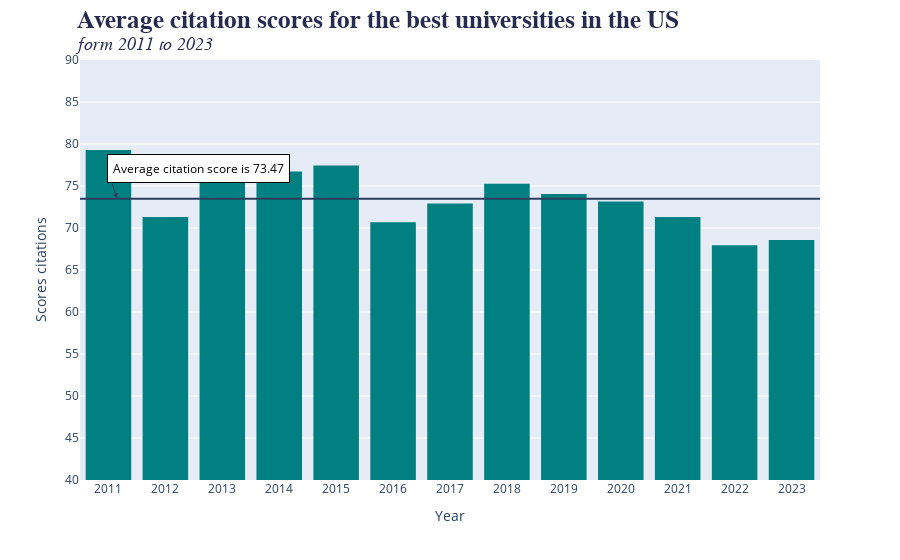

Write notebook code for a chart like this one.
### Code cell
plot = px.bar(df_c, x='year', y='Scores citations', color_discrete_sequence=px.colors.diverging.Geyser,
             labels={
                 'year' : 'Year',
                 'Scores citations' : 'Scores citations'},
             )
plot = go.Figure(plot,layout_yaxis_range = [40,90])
plot.update_coloraxes(showscale=False)
plot.update_layout(
    title=dict(
        text='<b>Average citation scores for the best universities in the US</b>\
              <br><i><sup>form 2011 to 2023</sup></i>',
        x=0.085,
        y=0.95,
        font=dict(
            family='Helvetica',
            size=25,
            color='#272b4f'
        )))

avg = round(float(df_c['Scores citations'].mean()), 2)
plot.add_hline(y=avg)

plot.add_annotation(x=.05,
                    y=0.67,
                    text="Average citation score is {}".format(avg),
                    textangle=0,
                    xanchor='left',
                    xref="paper",
                    yref="paper",
                    font_color='black',
                    bordercolor='black',
                    borderpad=5,
                    showarrow=True,
                    arrowhead=2,
                    bgcolor='white',
                    arrowside='end'
                    )

plot.update_xaxes(dtick=1)
plot.update_yaxes(dtick=5)

plot.update_traces(dict(marker_line_width=0))
plot.show()

### Figure 1 — Plotly figure (JSON) as saved in the notebook; plotly's stock layout.template omitted (floating-point values rounded to 4 significant figures)
{"data": [{"alignmentgroup": "True", "hovertemplate": "Year=%{x}<br>Scores citations=%{y}<extra></extra>", "legendgroup": "", "marker": {"color": "rgb(0, 128, 128)", "line": {"width": 0}, "pattern": {"shape": ""}}, "name": "", "offsetgroup": "", "orientation": "v", "showlegend": false, "textposition": "auto", "type": "bar", "x": [2011, 2012, 2013, 2014, 2015, 2016, 2017, 2018, 2019, 2020, 2021, 2022, 2023], "xaxis": "x", "y": [79.28, 71.32, 76.44, 76.72, 77.44, 70.68, 72.93, 75.27, 74.06, 73.16, 71.32, 67.94, 68.58], "yaxis": "y"}], "layout": {"annotations": [{"arrowhead": 2, "arrowside": "end", "bgcolor": "white", "bordercolor": "black", "borderpad": 5, "font": {"color": "black"}, "showarrow": true, "text": "Average citation score is 73.47", "textangle": 0, "x": 0.05, "xanchor": "left", "xref": "paper", "y": 0.67, "yref": "paper"}], "barmode": "relative", "coloraxis": {"showscale": false}, "legend": {"tracegroupgap": 0}, "margin": {"t": 60}, "shapes": [{"type": "line", "x0": 0, "x1": 1, "xref": "x domain", "y0": 73.47, "y1": 73.47, "yref": "y"}], "title": {"font": {"color": "#272b4f", "family": "Helvetica", "size": 25}, "text": "<b>Average citation scores for the best universities in the US</b>              <br><i><sup>form 2011 to 2023</sup></i>", "x": 0.085, "y": 0.95}, "xaxis": {"anchor": "y", "domain": [0, 1], "dtick": 1, "title": {"text": "Year"}}, "yaxis": {"anchor": "x", "domain": [0, 1], "dtick": 5, "range": [40, 90], "title": {"text": "Scores citations"}}}}
